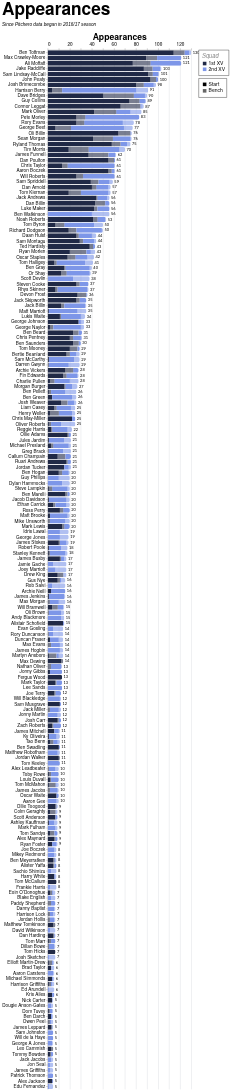

Specify this chart in Vega-Lite:
### Vega-Lite specification from a JSON file in a GitHub repository (floating-point values rounded to 4 significant figures; data arrays with more than 128 entries replaced by an {"elided": "..."} marker saying what was removed)
{"config": {"axis": {"labelFont": "PT Sans Narrow, Helvetica Neue, Helvetica, Arial, sans-serif", "titleFont": "PT Sans Narrow, Helvetica Neue, Helvetica, Arial, sans-serif", "labelFontSize": 13, "titleFontSize": 24, "gridColor": "#202947", "gridOpacity": 0.2, "zindex": 1}, "text": {"font": "Lato, sans-serif"}, "bar": {"cornerRadiusEnd": 5}, "header": {"labelFont": "PT Sans Narrow, Helvetica Neue, Helvetica, Arial, sans-serif", "titleFont": "PT Sans Narrow, Helvetica Neue, Helvetica, Arial, sans-serif", "labelFontSize": 24, "titleFontSize": 28, "labelFontWeight": "bold", "orient": "left"}, "legend": {"labelFont": "PT Sans Narrow, Helvetica Neue, Helvetica, Arial, sans-serif", "titleFont": "PT Sans Narrow, Helvetica Neue, Helvetica, Arial, sans-serif", "labelFontSize": 14, "titleFontSize": 16, "titlePadding": 5, "fillColor": "white", "strokeColor": "black", "padding": 10, "titleFontWeight": "lighter", "titleFontStyle": "italic", "titleColor": "gray", "offset": 10}, "title": {"font": "PT Sans Narrow, Helvetica Neue, Helvetica, Arial, sans-serif", "fontSize": 48, "fontWeight": "bold", "anchor": "start", "align": "center", "titlePadding": 20, "subtitlePadding": 10, "subtitleFontSize": 13, "subtitleColor": "", "subtitleFontStyle": "italic", "offset": 15, "color": "black"}, "axisX": {"labelAngle": 0}, "facet": {"title": null, "header": null, "align": {"row": "each", "column": "each"}}, "resolve": {"scale": {"y": "independent", "facet": "independent"}}, "background": "transparent", "scale": {"offsetBandPaddingOuter": 0.2, "offsetBandPaddingInner": 0.1}, "view": {"stroke": null, "background": "transparent"}}, "layer": [{"mark": {"type": "bar"}, "encoding": {"color": {"field": "squad", "legend": {"direction": "vertical", "labelExpr": "datum.value + ' XV'", "offset": 20, "orient": "right", "title": "Squad"}, "scale": {"domain": ["1st", "2nd"], "range": ["#202946", "#7d96e8"]}, "sort": ["1st", "2nd"], "type": "nominal"}, "opacity": {"field": "start", "legend": {"direction": "vertical", "offset": 20, "orient": "right", "title": null}, "scale": {"domain": ["Start", "Bench"], "range": [1.0, 0.6]}, "sort": ["Start", "Bench"], "type": "nominal"}, "order": {"field": "stack_order", "sort": "ascending", "type": "quantitative"}, "tooltip": [{"field": "player", "title": "Player", "type": "nominal"}, {"field": "squad", "title": "Squad", "type": "nominal"}, {"field": "start", "title": "Selection", "type": "nominal"}, {"aggregate": "sum", "field": "games", "title": "Games", "type": "quantitative"}, {"aggregate": "max", "field": "player_total", "title": "Total", "type": "quantitative"}], "x": {"aggregate": "sum", "axis": {"orient": "top", "title": "Appearances"}, "field": "games", "type": "quantitative"}, "y": {"field": "player", "sort": {"field": "player_total", "op": "max", "order": "descending"}, "title": null, "type": "nominal"}}}, {"mark": {"type": "text", "align": "left", "baseline": "middle", "color": "black", "dx": 4, "fontSize": 11}, "encoding": {"text": {"field": "total_games", "format": ".0f", "type": "quantitative"}, "x": {"axis": {"orient": "top", "title": "Appearances"}, "field": "total_games", "type": "quantitative"}, "y": {"field": "player", "sort": {"field": "player_total", "op": "max", "order": "descending"}, "title": null, "type": "nominal"}}, "transform": [{"aggregate": [{"op": "sum", "field": "games", "as": "total_games"}, {"op": "max", "field": "player_total", "as": "player_total"}], "groupby": ["player"]}]}], "data": {"name": "data-bf22b8c7eee80a7f4d5f58ad588e8369"}, "height": {"step": 15}, "params": [{"name": "seasonParam", "value": []}, {"name": "gameTypesParam", "value": []}, {"name": "squadParam", "value": "All"}, {"name": "positionsParam", "value": []}, {"name": "minAppsParam", "value": 5}], "title": {"text": "Appearances", "subtitle": "Since Pitchero data began in 2016/17 season"}, "transform": [{"filter": "length(seasonParam) === 0 || indexof(seasonParam, datum.season) >= 0"}, {"filter": "length(gameTypesParam) === 0 || indexof(gameTypesParam, datum.game_type) >= 0"}, {"filter": "squadParam === \"All\" || datum.squad === squadParam"}, {"filter": "length(positionsParam) === 0 || indexof(positionsParam, datum.position) >= 0"}, {"joinaggregate": [{"op": "sum", "field": "games", "as": "player_total"}], "groupby": ["player"]}, {"filter": "datum.player_total >= minAppsParam"}], "width": 400, "$schema": "https://vega.github.io/schema/vega-lite/v5.20.1.json", "datasets": {"data-bf22b8c7eee80a7f4d5f58ad588e8369": {"elided": "2377 records"}}}
